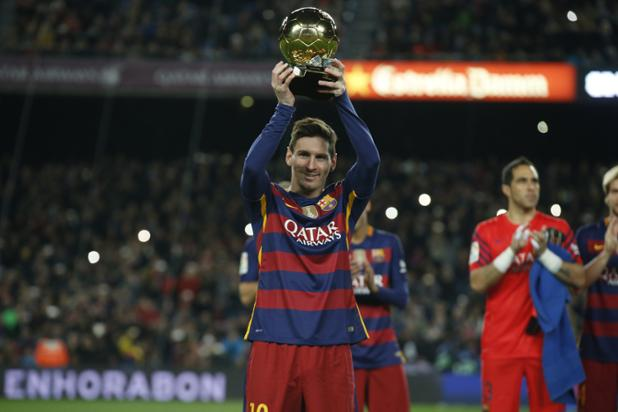
#> input picture messi5.jpg, 618 x 412 px
$ python main.py   (older library calls are emulated)
#> lines starting #> are read from the running program, lines starting #| are printed output that depends on the picture
### splitImageIntoRegions.py
import matplotlib.pyplot as plt
import matplotlib.image as img
import numpy as np
from operator import add
from functools import reduce
import cv2

img = cv2.imread('messi5.jpg', 1)
#> img is the input picture: shape (412, 618, 3); mean B, G, R 51.1, 51.8, 62.4
img.shape

def split4(img):
    half_split = np.array_split(img, 2)
    res = map(lambda x: np.array_split(x, 2, axis=1), half_split)
    return reduce(add, res)

def concatenate4(north_west, north_east, south_west, south_east):
    top = np.concatenate((north_west, north_east), axis=1)
    bottom = np.concatenate((south_west, south_east), axis=1)
    return np.concatenate((top, bottom), axis=0)

def calculate_mean(img):
    return np.mean(img, axis=(0, 1))

def checkEqual(myList):
    first=myList[0]
    return all((x==first).all() for x in myList)


class QuadTree:

    def insert(self, img, level=0):
#> called with level = 0
        self.level = level
        self.mean = calculate_mean(img).astype(int)
#> self.mean = [51, 51, 62]
        self.resolution = (img.shape[0], img.shape[1])
#> self.resolution = (412, 618)
        self.final = True

        if not checkEqual(img):
#> in checkEqual, `first=myList[0]`: first = 618 rows, first 8: [26, 26, 20], [27, 27, 21], [29, 29, 23], [31, 31, 25], [32, 32, 26], [33, 33, 27], [34, 34, 28], [34, 34, 28]
            split_img = split4(img)
#> in split4, `half_split = np.array_split(img, 2)`: half_split = 2 items
#> split_img = 4 items

            self.final = False
            self.north_west = QuadTree().insert(split_img[0], level + 1)
#> call 2 of insert, with level = 1
#> in insert (call 2), `self.mean = calculate_mean(img).astype(int)`: self.mean = [36, 37, 34]
#> in insert (call 2), `self.mean = calculate_mean(img).astype(int)`:
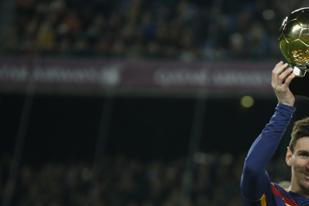
#> img: shape (206, 309, 3); mean B, G, R 36.8, 37.6, 34.7
#> in checkEqual (call 2), `first=myList[0]`: first = 309 rows, first 8: [26, 26, 20], [27, 27, 21], [29, 29, 23], [31, 31, 25], [32, 32, 26], [33, 33, 27], [34, 34, 28], [34, 34, 28]
#> call 3 of insert, with level = 2
#> in insert (call 3), `self.mean = calculate_mean(img).astype(int)`: self.mean = [38, 39, 37]
#> in insert (call 3), `self.mean = calculate_mean(img).astype(int)`:
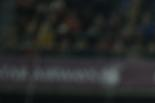
#> img: shape (103, 155, 3); mean B, G, R 38.9, 39.6, 37.5
#> in checkEqual (call 3), `first=myList[0]`: first = 155 rows, first 8: [26, 26, 20], [27, 27, 21], [29, 29, 23], [31, 31, 25], [32, 32, 26], [33, 33, 27], [34, 34, 28], [34, 34, 28]
#> in checkEqual (call 4), `first=myList[0]`: first = 78 rows, first 8: [26, 26, 20], [27, 27, 21], [29, 29, 23], [31, 31, 25], [32, 32, 26], [33, 33, 27], [34, 34, 28], [34, 34, 28]
#> in checkEqual (call 5), `first=myList[0]`: first = 39 rows, first 8: [26, 26, 20], [27, 27, 21], [29, 29, 23], [31, 31, 25], [32, 32, 26], [33, 33, 27], [34, 34, 28], [34, 34, 28]
#> in checkEqual (call 6), `first=myList[0]`: first = 20 rows, first 8: [26, 26, 20], [27, 27, 21], [29, 29, 23], [31, 31, 25], [32, 32, 26], [33, 33, 27], [34, 34, 28], [34, 34, 28]
            self.north_east = QuadTree().insert(split_img[1], level + 1)
            self.south_west = QuadTree().insert(split_img[2], level + 1)
            self.south_east = QuadTree().insert(split_img[3], level + 1)

        return self

    def get_image(self, level):
        if (self.final or self.level == level):
            return np.tile(self.mean, (self.resolution[0], self.resolution[1], 1))

        return concatenate4(
            self.north_west.get_image(level),
            self.north_east.get_image(level),
            self.south_west.get_image(level),
            self.south_east.get_image(level))


quadtree = QuadTree().insert(img)
for i in range(7, 10):
    plt.imshow(quadtree.get_image(i))
    plt.show()
#> this loop made 3 passes
#> pass 1, `plt.show()`:
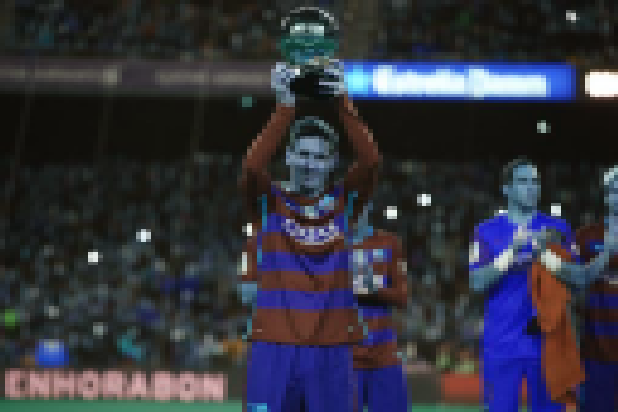
#> shown: shape (412, 618, 3); mean R, G, B 50.7, 51.4, 61.9

### imageProcessingTechnique.py
import numpy as np
import os
import cv2
import random
import regionGrowing
import splitImageIntoRegions
import matplotlib.pyplot as plt

def read_save_image(image):

    cv2.imshow('image', image)
    k = cv2.waitKey(0)
#> (key Esc is pressed here)
    if k == 27:         # wait for ESC key to exit
        cv2.destroyAllWindows()
    elif k == ord('s'): # wait for 's' key to save and exit
        cv2.imwrite('messigray.png',image)
        cv2.destroyAllWindows()

def noisy(noise_typ,image):
#> called with noise_typ = 'gauss'
   if noise_typ == "gauss":
       gaussian_noise = np.zeros((image.shape[0], image.shape[1]), dtype=np.uint8)
       cv2.randn(gaussian_noise, 128, 20)
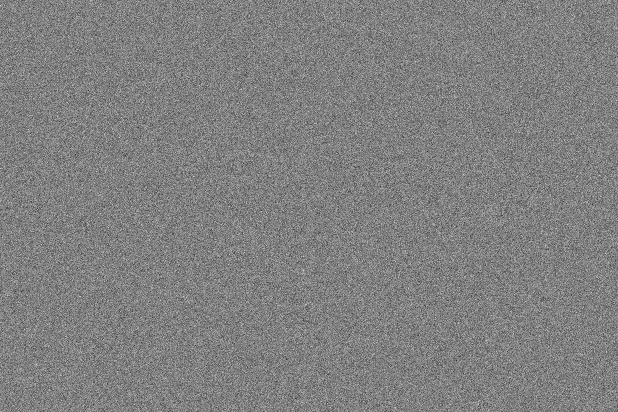
#> gaussian_noise: shape (412, 618); min 31, max 219, mean 128

       gaussian_noise = (gaussian_noise * 0.5).astype(np.uint8)
       noisy_image = cv2.add(image, gaussian_noise)
       read_save_image(noisy_image)
#> (key Enter is pressed here)
#> call 2 of noisy, with noise_typ = 's&p'
#> in noisy (call 2), `cv2.randu(uniform_noise, 0, 255)`:
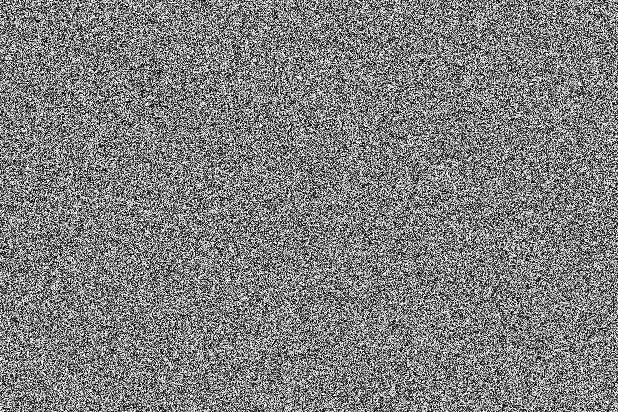
#> uniform_noise: shape (412, 618); min 0, max 254, mean 126.9
#> in noisy (call 2), `noisy_image = cv2.add(image, impulse_noise)`:
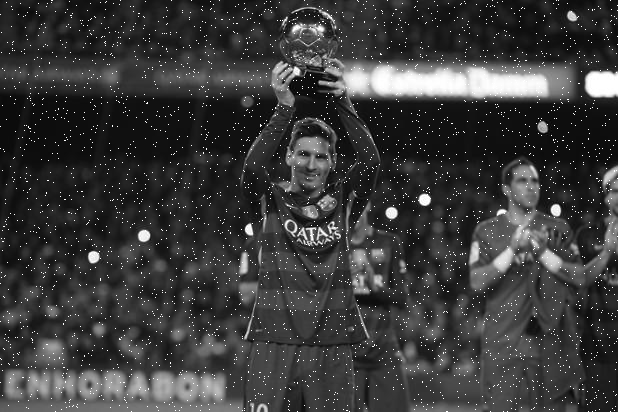
#> noisy_image: shape (412, 618); min 0, max 255, mean 58.1

   elif noise_typ == "s&p":
       uniform_noise = np.zeros((image.shape[0], image.shape[1]), dtype=np.uint8)
       cv2.randu(uniform_noise, 0, 255)
       impulse_noise = uniform_noise.copy()

       ret, impulse_noise = cv2.threshold(impulse_noise, 250, 255, cv2.THRESH_BINARY)
       noisy_image = cv2.add(image, impulse_noise)
       read_save_image(noisy_image)


def deNoise(denois_type, image):

#> called with denois_type = 'mean'
    if denois_type == "mean":
        processed_image = cv2.blur(image, (5, 5))

        read_save_image(processed_image)

    elif denois_type == "median":
        median = cv2.medianBlur(image, 5)

        read_save_image(median)

def edgeDetection(edgDetType, image):
#> called with edgDetType = 'prewitt'
    if edgDetType == "prewitt":
        kernelx = np.array([[1, 1, 1], [0, 0, 0], [-1, -1, -1]])
        kernely = np.array([[-1, 0, 1], [-1, 0, 1], [-1, 0, 1]])
        prewitt = kernelx + kernely
        prewittImage = cv2.filter2D(image, -1, prewitt)
        read_save_image(prewittImage)

    elif edgDetType == "sobel":
        image_X = cv2.Sobel(image, cv2.CV_8UC1, 1, 0)
        image_Y = cv2.Sobel(image, cv2.CV_8UC1, 0, 1)
        sobel = cv2.add(image_X, image_Y)
        sobelImage = np.uint8(sobel)
        read_save_image(sobelImage)

# [19 lines left out: function imageSegmentation, not called in this run]

### main.py
import numpy as np
import cv2
import imageProcessingTechnique

img = cv2.imread('messi5.jpg', 0)

grascale_image = imageProcessingTechnique.read_save_image(img)
gaussian_noise_image = imageProcessingTechnique.noisy("gauss", img)
salt_pepper_noise_image = imageProcessingTechnique.noisy("s&p", img)
mean_deNoise_image = imageProcessingTechnique.deNoise("mean", img)
median_deNoise_image = imageProcessingTechnique.deNoise("median", img)
prewitt_edgDet_image = imageProcessingTechnique.edgeDetection("prewitt", img)
sobel_edgDet_image = imageProcessingTechnique.edgeDetection("sobel", img)
#> call 2 of edgeDetection, with edgDetType = 'sobel'
#> in edgeDetection (call 2), `sobel = cv2.add(image_X, image_Y)`:
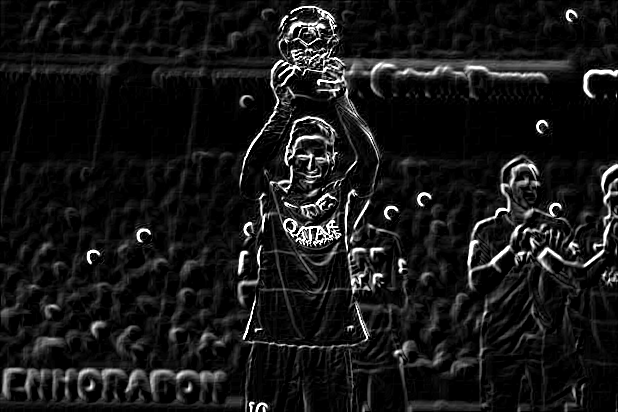
#> sobel: shape (412, 618); min 0, max 255, mean 22.9
adaptThr_imSeg_image = imageProcessingTechnique.imageSegmentation("adaptiveSegmentation", img)
regGr_imSeg_image = imageProcessingTechnique.imageSegmentation("regionGrowing", img)
regSpl_imSeg_image = imageProcessingTechnique.imageSegmentation("regionSplitting", img)
regSplMer_imSeg_image = imageProcessingTechnique.imageSegmentation("regionSplittingMerging", img)
